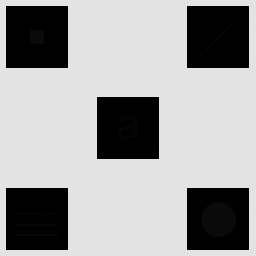
#> input picture TP1/Imagen_con_detalles_escondidos.tif, 256 x 256 px, found by its file name
$ python E1.PY
#> lines starting #> are read from the running program, lines starting #| are printed output that depends on the picture
#> further down, img is the input picture: shape (256, 256); min 0, max 228, mean 160.7
### TRABAJO PRACTICO 1 - PROBLEMA 1 ###
### ECUALIZACION LOCAL DE HISTOGRAMA ###

import cv2
import matplotlib.pyplot as plt
import numpy as np

def ecualizacion_local(img, window_size):  ####   HACER CON M X N
    """
    Implementa ecualizacion local de histograma.
    Parametros:
    - img: imagen en escala de grises
    - window_size: tamano de ventana (impar)
    """
#> called with window_size = 51
    if window_size % 2 == 0:
        window_size += 1

    img_output = np.zeros_like(img, dtype=np.uint8)
    pad = window_size // 2
    img_padded = cv2.copyMakeBorder(img, pad, pad, pad, pad, cv2.BORDER_REPLICATE)
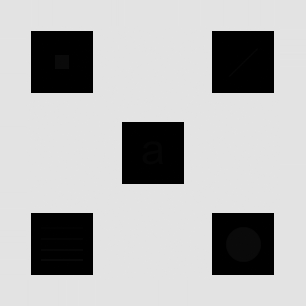
#> img_padded: shape (306, 306); min 0, max 228, mean 180.6
    rows, cols = img.shape
#> rows = 256; cols = 256

    for i in range(rows):
        for j in range(cols):
            window = img_padded[i:i+window_size, j:j+window_size]
            window_eq = cv2.equalizeHist(window)
            img_output[i, j] = window_eq[pad, pad]
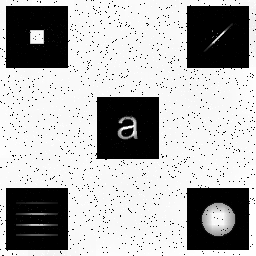
#> img_output: shape (256, 256); min 0, max 255, mean 176
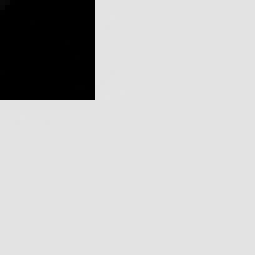
#> window: shape (51, 51) (shown 5 times larger); min 0, max 228, mean 193.8

    return img_output

# Cargar imagen
img = cv2.imread(r'D:\FABRO\TUIA\PROCESAMIENTO DE IMAGENES\TP1\Imagen_con_detalles_escondidos.tif', cv2.IMREAD_GRAYSCALE)

if img is None:
    print("Error: No se pudo cargar la imagen")
    exit()

# Aplicar ecualizacion local con ventana 51x51
print("Procesando ecualizacion local con ventana 51x51...")
img_eq_51 = ecualizacion_local(img, 51)
print("Listo!")

# Analisis: Influencia del tamano de ventana
print("\nAnalizando diferentes tamanos de ventana...")
window_sizes = [11, 21, 41, 101]
results = {}

for ws in window_sizes:
    print(f"  Procesando ventana {ws}x{ws}...")
    results[ws] = ecualizacion_local(img, ws)
#> this loop made 4 passes
#> pass 1, in ecualizacion_local (call 2), `img_padded = cv2.copyMakeBorder(img, pad, pad, pad, pad, cv2.BORDER_RE..`:
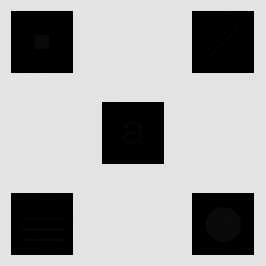
#> img_padded: shape (266, 266); min 0, max 228, mean 165.6
#> pass 2, in ecualizacion_local (call 3), `img_padded = cv2.copyMakeBorder(img, pad, pad, pad, pad, cv2.BORDER_RE..`:
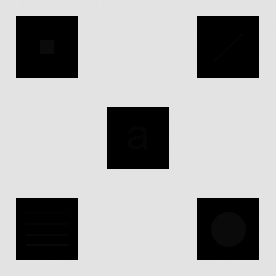
#> img_padded: shape (276, 276); min 0, max 228, mean 169.9
#> pass 3, in ecualizacion_local (call 4), `img_padded = cv2.copyMakeBorder(img, pad, pad, pad, pad, cv2.BORDER_RE..`:
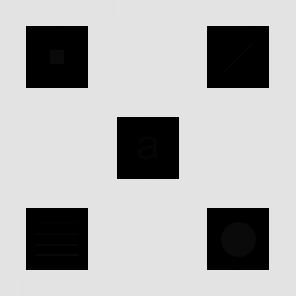
#> img_padded: shape (296, 296); min 0, max 228, mean 177.4
#> after the loop, results = 4 items

# Mostrar resultados comparativos
fig = plt.figure(figsize=(16, 8))

# Fila 1: Imagen original + resultados
plt.subplot(2, 5, 1)
plt.imshow(img, cmap='gray')
plt.title('Original')
plt.axis('off')

for idx, ws in enumerate(window_sizes):
    plt.subplot(2, 5, idx + 2)
    plt.imshow(results[ws], cmap='gray')
    plt.title(f'Ventana {ws}x{ws}')
    plt.axis('off')

# Fila 2: Histogramas
plt.subplot(2, 5, 6)
plt.hist(img.ravel(), bins=256, range=(0, 256), color='gray', alpha=0.7)
plt.title('Histograma Original')
plt.xlabel('Intensidad')

for idx, ws in enumerate(window_sizes):
    plt.subplot(2, 5, idx + 7)
    plt.hist(results[ws].ravel(), bins=256, range=(0, 256), alpha=0.7)
    plt.title(f'Hist {ws}x{ws}')
    plt.xlabel('Intensidad')

plt.tight_layout()
plt.show()
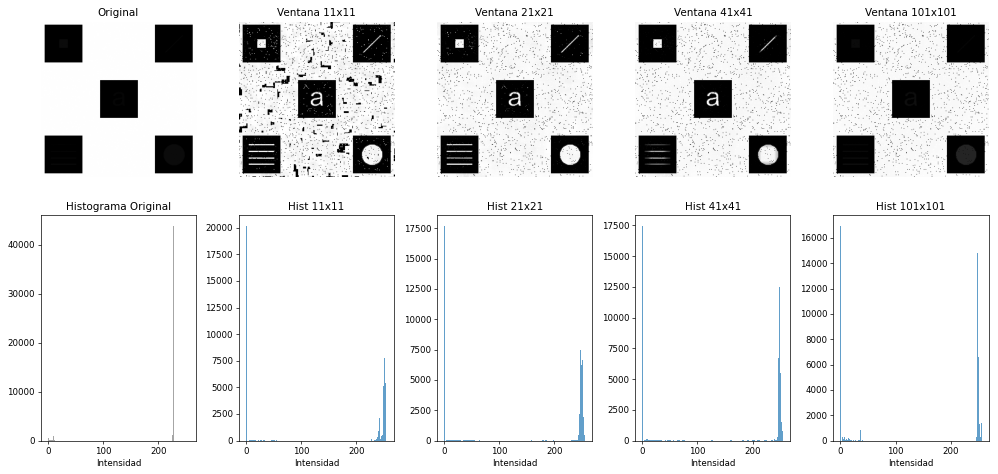
#> figure drawn by matplotlib, 10 panels; panel 6: tallest bar 43946 high, from x = 227 to 228; panel 7: tallest bar 20210 high, from x = 0 to 1; panel 8: tallest bar 17730 high, from x = 0 to 1; panel 9: tallest bar 17484 high, from x = 0 to 1
